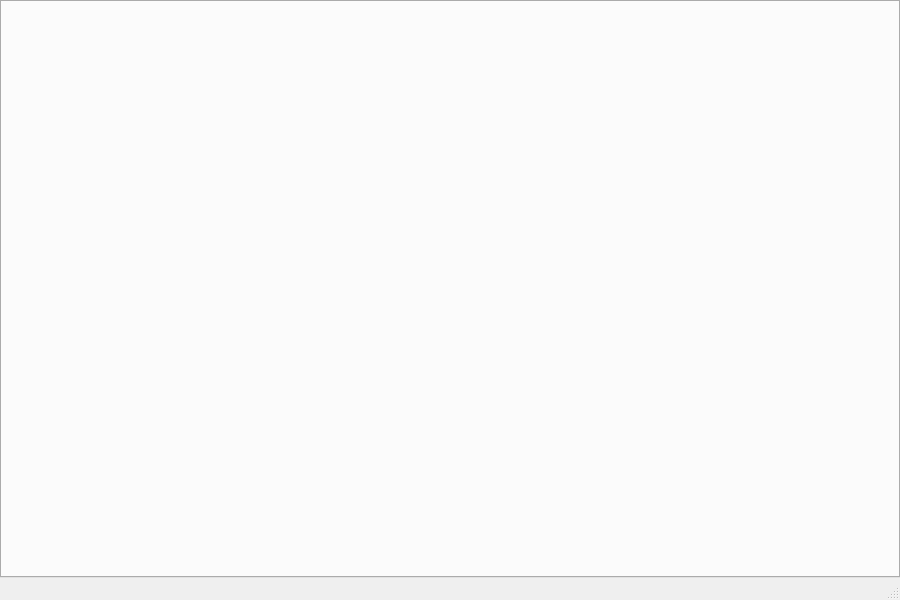
<?xml version="1.0" encoding="UTF-8"?>
<ui version="4.0">
 <class>LogViewerWindow</class>
 <widget class="QMainWindow" name="LogViewerWindow">
  <property name="geometry">
   <rect>
    <x>0</x>
    <y>0</y>
    <width>900</width>
    <height>600</height>
   </rect>
  </property>
  <property name="minimumSize">
   <size>
    <width>900</width>
    <height>600</height>
   </size>
  </property>
  <property name="acceptDrops">
   <bool>true</bool>
  </property>
  <widget class="QWidget" name="centralWidget">
   <layout class="QVBoxLayout" name="verticalLayout">
    <property name="spacing">
     <number>0</number>
    </property>
    <property name="leftMargin">
     <number>0</number>
    </property>
    <property name="topMargin">
     <number>0</number>
    </property>
    <property name="rightMargin">
     <number>0</number>
    </property>
    <property name="bottomMargin">
     <number>0</number>
    </property>
    <item>
     <widget class="QTabWidget" name="tabs">
      <property name="tabsClosable">
       <bool>true</bool>
      </property>
      <property name="movable">
       <bool>true</bool>
      </property>
     </widget>
    </item>
   </layout>
  </widget>
  <widget class="QMenuBar" name="menubar"/>
  <widget class="QStatusBar" name="statusbar"/>
 </widget>
 <resources/>
 <connections/>
</ui>
